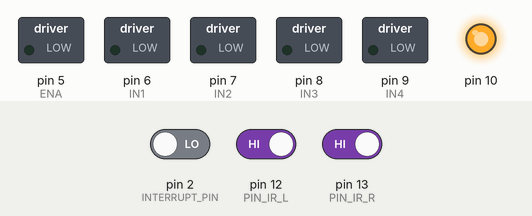
Simulated run of this sketch. Board: Arduino Uno, built with avr-gcc and run on an emulated ATmega328P. On the bench: switched loads named in the sketch (green lamp = pin HIGH), output pins drawn as LEDs (lit = HIGH). The inputs (shaded band) are chosen by the test bench; at power-on: pin 12 (PIN_IR_L) HIGH, pin 13 (PIN_IR_R) HIGH, pin 2 (INTERRUPT_PIN) LOW. The sensor or clock chip raises its interrupt line as the real part does.

Above: at 1.7 s.
1.8 s: pin 12 (PIN_IR_L) driven LOW
At 2.5 s:
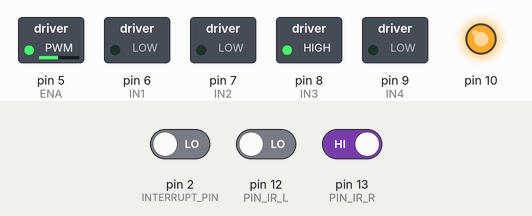
3.3 s: pin 13 (PIN_IR_R) driven LOW
At 3.6 s:
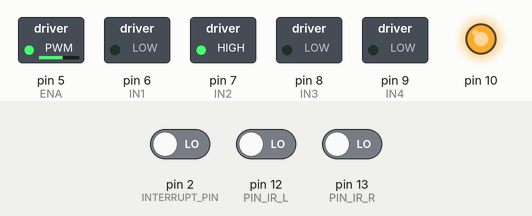
4.8 s: pin 12 (PIN_IR_L) driven HIGH
At 5.9 s:
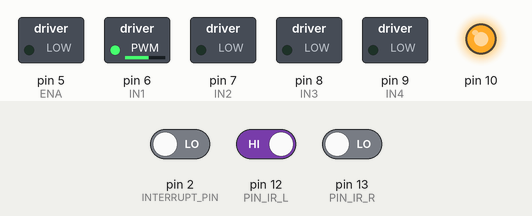
Timing chart, 0 to 7.8 s (numbered marks = the images above; inputs shaded):
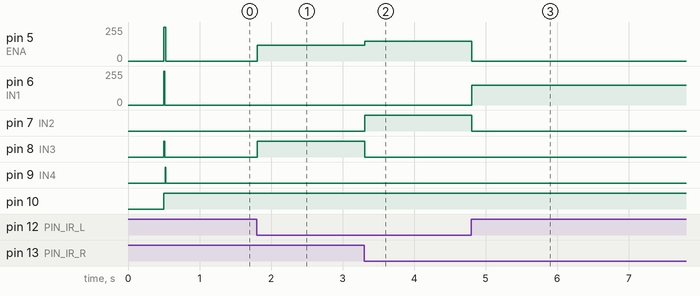

The sketch:

05_IR_Balancing_car.ino
```cpp
#define PIN_IR_L 12
#define PIN_IR_R 13

#define LINE 1
#define NO_LINE 0

#define GET_IR_L digitalRead(PIN_IR_L)
#define GET_IR_R digitalRead(PIN_IR_R)

#define WHEEL_DIFF_VALUE -15

int iSpeed = 150;
int leftWheelSpeed = iSpeed;
int rightWheelSpeed = leftWheelSpeed + WHEEL_DIFF_VALUE;

#define ENA 5
#define IN1 6
#define IN2 7
#define IN3 8
#define IN4 9
#define ENB 10

#define OUTPUT_TEAPOT 1
#define MIN_ABS_SPEED 160
#define OUTPUT_READABLE_YAWPITCHROLL
#define INTERRUPT_PIN 2

#include <PID_v1.h>
#include "LMotorController.h"
#include "I2Cdev.h"
#include "MPU6050_6Axis_MotionApps20.h"

MPU6050 mpu;
bool dmpReady = false;
uint8_t mpuIntStatus;
uint8_t devStatus;
uint16_t packetSize;
uint16_t fifoCount;
uint8_t fifoBuffer[64];

Quaternion q;
VectorFloat gravity;
float ypr[3];
double input, output;
double originalSetpoint = 185.0;
double setpoint = originalSetpoint;
double movingAngleOffset = 0.3;
PID pid(&input, &output, &setpoint, 60., 200., 1.5, DIRECT);

LMotorController motorController(ENA, IN1, IN2, ENB, IN3, IN4, 1, 1);

volatile bool mpuInterrupt = false;

void dmpDataReady() {
    mpuInterrupt = true;
}

void setup() {
    Wire.begin();
    Wire.setClock(400000);
    Serial.begin(115200);
    while (!Serial);

    mpu.initialize();
    pinMode(PIN_IR_L, INPUT);
    pinMode(PIN_IR_R, INPUT);
    pinMode(ENA, OUTPUT);
    pinMode(IN1, OUTPUT);
    pinMode(IN2, OUTPUT);
    pinMode(IN3, OUTPUT);
    pinMode(IN4, OUTPUT);

    devStatus = mpu.dmpInitialize();
    mpu.setXAccelOffset(-2921);
    mpu.setYAccelOffset(-38);
    mpu.setZAccelOffset(855);
    mpu.setXGyroOffset(-195);
    mpu.setYGyroOffset(56);
    mpu.setZGyroOffset(9);

    if (devStatus == 0) {
        mpu.setDMPEnabled(true);
        attachInterrupt(digitalPinToInterrupt(INTERRUPT_PIN), dmpDataReady, RISING);
        mpuIntStatus = mpu.getIntStatus();
        dmpReady = true;
        packetSize = mpu.dmpGetFIFOPacketSize();
        pid.SetMode(AUTOMATIC);
        pid.SetSampleTime(10);
        pid.SetOutputLimits(-255, 255);
    } else {
        Serial.print(F("DMP Initialization failed (code "));
        Serial.print(devStatus);
        Serial.println(F(")"));
    }
}

void loop() {
    if (!dmpReady) return;

    while (!mpuInterrupt && fifoCount < packetSize) {
        pid.Compute();
        motorController.move(output, MIN_ABS_SPEED);
    }

    mpuInterrupt = false;
    mpuIntStatus = mpu.getIntStatus();
    fifoCount = mpu.getFIFOCount();

    if ((mpuIntStatus & 0x10) || fifoCount == 1024) {
        mpu.resetFIFO();
        Serial.println(F("FIFO overflow!"));
    } else if (mpuIntStatus & 0x02) {
        while (fifoCount < packetSize) fifoCount = mpu.getFIFOCount();
        mpu.getFIFOBytes(fifoBuffer, packetSize);
        fifoCount -= packetSize;

        mpu.dmpGetYawPitchRoll(ypr, &q, &gravity);
        input = ypr[1] * 180/M_PI + 180;

        if (GET_IR_L == LINE && GET_IR_R == NO_LINE) {
            left();
        } else if (GET_IR_R == LINE && GET_IR_L == NO_LINE) {
            right();
        } else if (GET_IR_L == LINE && GET_IR_R == LINE) {
            stop();
        } else {
            forward();
        }
    }
}

void carMove(int aa, int ab, int ba, int bb) {
    analogWrite(ENA, aa);
    analogWrite(IN1, ab);
    analogWrite(IN2, ba);
    analogWrite(IN3, bb);
}

void forward() {
    carMove(leftWheelSpeed, 0, rightWheelSpeed, 0);
}

void backward() {
    carMove(0, leftWheelSpeed, 0, rightWheelSpeed);
}

void left() {
    carMove(0, leftWheelSpeed, rightWheelSpeed * 0.8, 0);
}

void right() {
    carMove(leftWheelSpeed * 0.8, 0, 0, rightWheelSpeed);
}

void stop() {
    carMove(0, 0, 0, 0);
}
```

LMotorController.cpp
```cpp
#include "LMotorController.h"
#include "Arduino.h"


LMotorController::LMotorController(int ena, int in1, int in2, int enb, int in3, int in4, double motorAConst, double motorBConst)
{
    _motorAConst = motorAConst;
    _motorBConst = motorBConst;

	_ena = ena;
	_in1 = in1;
	_in2 = in2;
	_enb = enb;
	_in3 = in3;
	_in4 = in4;

	pinMode(_ena, OUTPUT);
	pinMode(_in1, OUTPUT);
	pinMode(_in2, OUTPUT);

	pinMode(_enb, OUTPUT);
	pinMode(_in3, OUTPUT);
	pinMode(_in4, OUTPUT);
}

void LMotorController::move(int leftSpeed, int rightSpeed, int minAbsSpeed)
{
    if (rightSpeed < 0)
    {
        rightSpeed = min(rightSpeed, -1*minAbsSpeed);
        rightSpeed = max(rightSpeed, -255);
    }
    else if (rightSpeed > 0)
    {
        rightSpeed = max(rightSpeed, minAbsSpeed);
        rightSpeed = min(rightSpeed, 255);
    }

    int realRightSpeed = map(abs(rightSpeed), 0, 255, minAbsSpeed, 255);

    if (leftSpeed < 0)
    {
        leftSpeed = min(leftSpeed, -1*minAbsSpeed);
        leftSpeed = max(leftSpeed, -255);
    }
    else if (leftSpeed > 0)
    {
        leftSpeed = max(leftSpeed, minAbsSpeed);
        leftSpeed = min(leftSpeed, 255);
    }

    int realLeftSpeed = map(abs(leftSpeed), 0, 255, minAbsSpeed, 255);

    digitalWrite(_in3, rightSpeed > 0 ? HIGH : LOW);
    digitalWrite(_in4, rightSpeed > 0 ? LOW : HIGH);
    digitalWrite(_in1, leftSpeed > 0 ? HIGH : LOW);
    digitalWrite(_in2, leftSpeed > 0 ? LOW : HIGH);
    analogWrite(_ena, realRightSpeed * _motorAConst);
    analogWrite(_enb, realLeftSpeed * _motorBConst);
}


void LMotorController::move(int speed, int minAbsSpeed)
{
    int direction = 1;

    if (speed < 0)
    {
        direction = -1;

        speed = min(speed, -1*minAbsSpeed);
        speed = max(speed, -255);
    }
    else
    {
        speed = max(speed, minAbsSpeed);
        speed = min(speed, 255);
    }

    if (speed == _currentSpeed) return;

    int realSpeed = max(minAbsSpeed, abs(speed));

    digitalWrite(_in1, speed > 0 ? HIGH : LOW);
    digitalWrite(_in2, speed > 0 ? LOW : HIGH);
    digitalWrite(_in3, speed > 0 ? HIGH : LOW);
    digitalWrite(_in4, speed > 0 ? LOW : HIGH);
    analogWrite(_ena, realSpeed * _motorAConst);
    analogWrite(_enb, realSpeed * _motorBConst);

    _currentSpeed = direction * realSpeed;
}


void LMotorController::move(int speed)
{
    if (speed == _currentSpeed) return;

    if (speed > 255) speed = 255;
    else if (speed < -255) speed = -255;

    digitalWrite(_in1, speed > 0 ? HIGH : LOW);
    digitalWrite(_in2, speed > 0 ? LOW : HIGH);
    digitalWrite(_in3, speed > 0 ? HIGH : LOW);
    digitalWrite(_in4, speed > 0 ? LOW : HIGH);
    analogWrite(_ena, abs(speed) * _motorAConst);
    analogWrite(_enb, abs(speed) * _motorBConst);

    _currentSpeed = speed;
}


void LMotorController::turnLeft(int speed, bool kick)
{
    digitalWrite(_in1, HIGH);
    digitalWrite(_in2, LOW);
    digitalWrite(_in3, LOW);
    digitalWrite(_in4, HIGH);

    if (kick)
    {
        analogWrite(_ena, 255);
        analogWrite(_enb, 255);

        delay(100);
    }

    analogWrite(_ena, speed * _motorAConst);
    analogWrite(_enb, speed * _motorBConst);
}


void LMotorController::turnRight(int speed, bool kick)
{
    digitalWrite(_in1, LOW);
    digitalWrite(_in2, HIGH);
    digitalWrite(_in3, HIGH);
    digitalWrite(_in4, LOW);

    if (kick)
    {
        analogWrite(_ena, 255);
        analogWrite(_enb, 255);

        delay(100);
    }

    analogWrite(_ena, speed * _motorAConst);
    analogWrite(_enb, speed * _motorBConst);
}


void LMotorController::stopMoving()
{
    digitalWrite(_in1, LOW);
    digitalWrite(_in2, LOW);
    digitalWrite(_in3, LOW);
    digitalWrite(_in4, LOW);
    digitalWrite(_ena, HIGH);
    digitalWrite(_enb, HIGH);

    _currentSpeed = 0;
}
```

LMotorController.h
```cpp
#ifndef LMotorController_h
#define LMotorController_h


#include "Arduino.h"


class LMotorController
{
protected:
    int _ena, _in1, _in2, _enb, _in3, _in4;
    int _currentSpeed;
    double _motorAConst, _motorBConst;
public:
    LMotorController(int ena, int in1, int in2, int enb, int in3, int in4, double motorAConst, double motorBConst);
    void move(int leftSpeed, int rightSpeed, int minAbsSpeed);
    void move(int speed);
    void move(int speed, int minAbsSpeed);
    void turnLeft(int speed, bool kick);
    void turnRight(int speed, bool kick);
    void stopMoving();
};


#endif
```

Measured:
- after the input at 1.8 s, pin 5 (ENA): 0/255 → 120/255 at once; pin 8 (IN3): LOW → HIGH at once
- after the input at 3.3 s, pin 5 (ENA): 120/255 → 150/255 at once; pin 7 (IN2): LOW → HIGH at once; pin 8 (IN3): HIGH → LOW at once
- after the input at 4.8 s, pin 5 (ENA): 150/255 → 0/255 at once; pin 6 (IN1): 0/255 → 150/255 at once; pin 7 (IN2): HIGH → LOW at once
